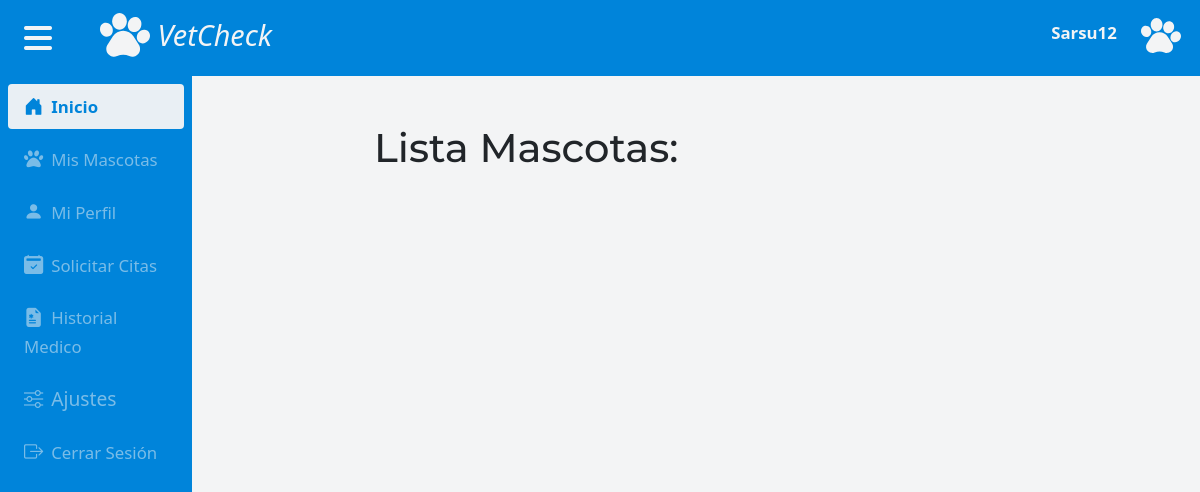
The app's page /list-mascotas/ (signed in), older data.
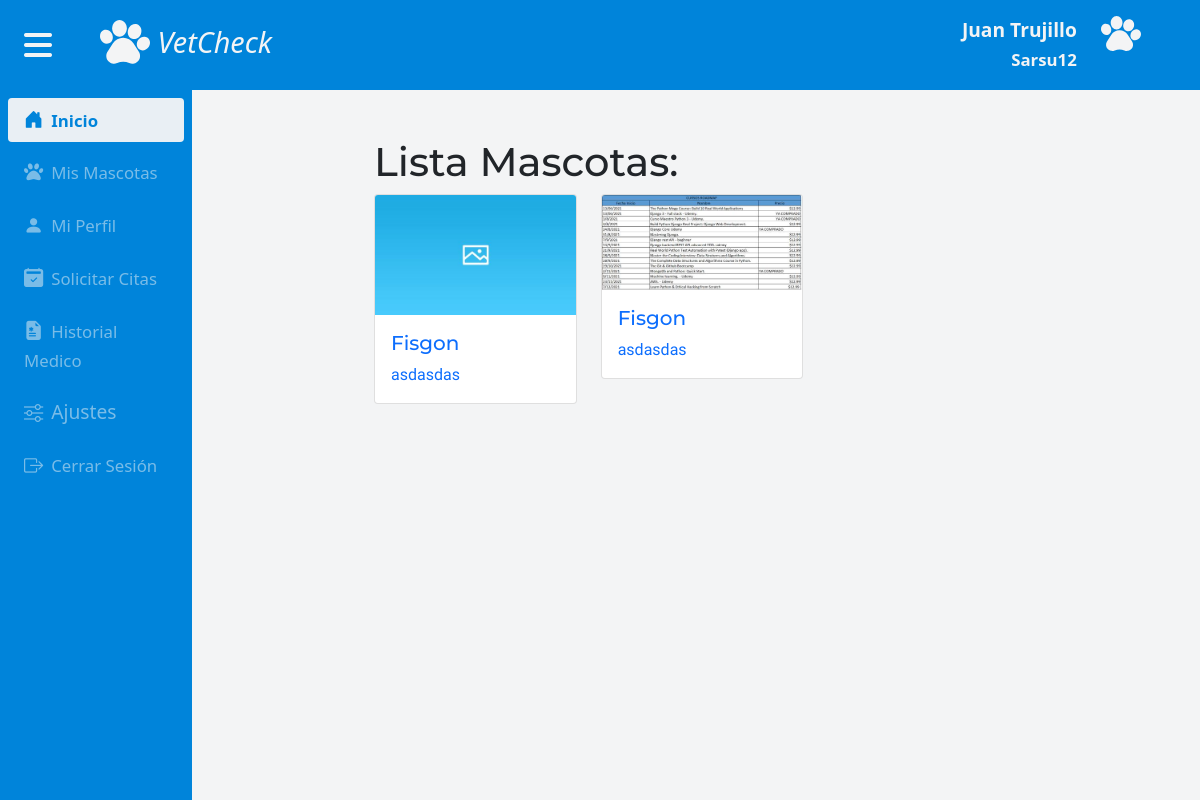
The same page, newer data.
### users/models.py (models this page shows, shortened)
class User(AbstractUser):
    groups = models.ForeignKey(Group, on_delete= models.CASCADE, default = 1)

class PerfilCliente (models.Model):
    usuario = models.OneToOneField(User, on_delete=models.CASCADE)
    nombres = models.CharField(verbose_name= "Nombres", max_length= 40)
    apellidos = models.CharField(verbose_name="Apellidos", max_length= 75)
    phone_regex = RegexValidator(regex='^(3)([0-9]){9}$', message = "Por favor escribe el numero en el formato aceptado sin codigo de area ej: 3123456789")
    phone = models.CharField(validators=[phone_regex], max_length=10, verbose_name="Telefono")
    direccion = models.CharField(verbose_name= "Direccion", max_length = 60)
    slug = models.SlugField(null=True, blank = True)
    class Ciudades(models.IntegerChoices):
     BOGOTA=   1, 'Bogota'
     MEDELLIN =   2, 'Medellin'
     CALI =    3, 'Cali'
     BARRANQUILLA =   4, 'Barranquilla'
     CARTAGENA =    5, 'Cartagena'
     CUCUTA =    6, 'Cucuta'
     BUCARAMANGA =    7, 'Bucaramanga'
     VILLAVICENCIO =   8, 'Villavicencio'
     IBAGUE =    9, 'Ibague'
     SANTAMARTA =    10, 'Santa Marta'
     MANIZALES=    11, 'Manizales'
     PEREIRA=    12, 'Pereira'
     NEIVA=    13, 'Neiva'
     PASTO=    14, 'Pasto'
     ARMENIA=    15, 'Armenia'
    ciudad = models.IntegerField(choices = Ciudades.choices , default = Ciudades.BOGOTA)

### vetmain/models.py (models this page shows, shortened)
class Mascota(models.Model):
    nombre = models.CharField(verbose_name="Nombre", max_length=25)
    dueño = models.ForeignKey(PerfilCliente, null=False, blank=False, on_delete=models.CASCADE)
    peso = models.FloatField()
    edad = models.DateField(auto_now=False, auto_now_add=False)
    class Tipo(models.IntegerChoices):
        C = 1, 'Convencional',
        NC = 2, 'No Convencional'
    tipo = models.IntegerField(choices = Tipo.choices)
    class Grupo(models.IntegerChoices):
        C = 1, 'Canino',
        F = 2, 'Felino',
        R = 3, 'Roedor',
        L = 4, 'Lagomorfo',
        A = 5, 'Ave',
        ANF = 6, 'Anfibio',
        REP = 7, 'Reptil'
    grupo = models.IntegerField(choices = Grupo.choices)
    class Sexo(models.IntegerChoices):
        M = 1, 'Macho',
        H = 2, 'Hembra'
    sexo = models.IntegerField(choices = Sexo.choices)
    descripcion = models.TextField(max_length=60, verbose_name="Descripcion de la mascota")
    imagen = ResizedImageField(upload_to = 'mascotas', size=[500, 300], default = 'default-image.png')
    def get_absolute_url(self):
        return reverse("profile-mascota", kwargs={"pk": self.pk})

### vetmain/views.py (the view)
# urls.py: path('list-mascotas/', ListMascota.as_view(), name="lista-mascotas"),
class ListMascota(LoginRequiredMixin, generic.ListView):
    model = Mascota
    template_name = "mascota_list.html"
    def get_queryset(self):
        queryset = Mascota.objects.filter(dueño = self.request.user.perfilcliente)
        return queryset
    def get(self, request, *args, **kwargs):
        if self.request.user.groups.name == "Cliente":
            return super().get(request, *args, **kwargs)
        else:
            return(redirect('home'))

### vetmain/templates/mascota_list.html (shortened to what this page needs)
{% extends 'base.html' %}
{% load static %}
{% load crispy_forms_tags %}
{% block css %}
<link rel="stylesheet" href="{% static 'css/vetmain.css' %}">
<link rel="stylesheet" href="https://cdn.jsdelivr.net/npm/fullcalendar@5.9.0/main.min.css">
{% endblock %}
{% block content %}
<section class="home-main">
{% include 'navmain.html' %}
{% if request.user.perfilcliente %}
{% load static %}
<section class="content-main row d-flex justify-content-center">
  {% include 'menu-izquierda.html' %}
    <div class="col-lg-10 col-sm-12 contenidoInner row d-flex justify-content-center px-0">
       <div class="col-md-8 py-5">
        <h1>Lista Mascotas:</h1>
        <div class="row row-cols-1 row-cols-md-3 g-4">
          {% if object_list %}
          {% for object in object_list %}
          <a style="text-decoration: none" href="{{object.get_absolute_url}}">
            <div class="col">
              <div class="card">
                <img
                  src="{{object.imagen.url}}"
                  class="card-img-top"
                  alt="..."
                />
                <div class="card-body">
                  <h5 class="card-title">{{object.nombre}}</h5>
                  <p class="card-text">
                    {{object.descripcion}}
                  </p>
                </div>
              </div>
            </div>
          </a>
          {% endfor %}
          {% endif %}
            </div>
          </div>
    </div>
</section>
{% endif %}
{% endblock %}

### VetCheck/templates/base.html (shortened to what this page needs)
{% load static %}
<!DOCTYPE html>
<html lang="en">
<head>
    <link rel="stylesheet" href="{% static 'css/bootstrap.css' %}">
    <link rel="stylesheet" href="{% static 'css/base.css'%}">
    <link rel="stylesheet" href="https://cdn.jsdelivr.net/npm/bootstrap-icons@1.5.0/font/bootstrap-icons.css">
    <link href="https://unpkg.com/aos@2.3.1/dist/aos.css" rel="stylesheet">
{% block css %}
{% endblock %}
</head>
<body>
    {% block content %}
    {% endblock %}
</body>
{% load static %}
</html>

### vetmain/templates/navmain.html (shortened to what this page needs)
{% load static %}
<section class="navcliente">
    <nav class="navbar navbar-expand-lg px-3">
        <div class="container-fluid px-2">
          <a class="me-5 span-sidebar" id="icox" aria-current="page" href="#"><i class="fa fa-bars" id="bars"></i></a>
          <a class="navbar-brand" href="{% url 'home-cliente' %}"><img class="img-fluid img-nav" src="{% static 'img/pawprint.svg'%}" onmouseover="this.src='{% static  'img/logocel.png' %}'" onmouseout="this.src='{% static  'img/pawprint.svg' %}'"> VetCheck</a>
          <div class="collapse navbar-collapse" id="navbarSupportedContent">
            <ul class="navbar-nav ms-auto mb-2 mb-lg-0">
              <li class="nav-item"><a class="nav-link nav-linkPC active" aria-current="page" href="#">
                <div class="row">
                  <div class="col-8 text-end">
                    <strong >{{request.user.perfilcliente.nombres}} {{request.user.perfilcliente.apellidos}}</strong>
                    <small class="font-weight-light">{{request.user.username}}</small>
                  </div>
                  <div class="col-4">
                  <img href="#" src="{% static 'img/pawprint.svg'%}" style="max-width: 40px;">
                  </div>
                </div>
              </a></li>
            </ul>
          </div>
        </div>
      </nav>
</section>

### vetmain/templates/menu-izquierda.html
<div class="col-md-2  sidebarOutside ps-0" id="menux">
    <div class="d-flex sidebar flex-column px-2 py-2">
        <ul class="nav nav-pills flex-column">
          <li class="nav-item"><a href="{% url 'home-cliente' %}" class="nav-link active  mb-2" aria-current="page"><i class="bi bi-house-door-fill me-2"></i><small>Inicio</small></a></li>
          <li><a href="{% url 'lista-mascotas' %}" class="nav-link  mb-2"><i class="fa fa-paw me-2"></i><small>Mis Mascotas</small></a></li>
          <li><a href="{% url 'profile-cliente'%}" class="nav-link  mb-2"><i class="bi bi-person-fill me-2"></i><small>Mi Perfil</small></a></li>
          <li><a href="{% url 'lista-citas' %}" class="nav-link  mb-2"><i class="bi bi-calendar2-check-fill me-2"></i><small>Solicitar Citas</small></a></li>
          <li><a href="#" class="nav-link  mb-2"><i class="bi bi-file-earmark-medical-fill me-2"></i><small>Historial Medico</small></a></li>
          <li><a href="#" class="nav-link  mb-2"><i class="bi bi-sliders me-2"></i>Ajustes</a></li>
          <li><a href="{% url 'logout'%}" class="nav-link mb-2"><i class="bi bi-box-arrow-right me-2"></i><small>Cerrar Sesión</small></a></li>
        </ul>
      </div>
  </div>

### VetCheck/static/css/base.css (style rules this page uses)
body { font-size:16px; margin: 0; height: 100%; overflow-x: hidden; }
p { font-size:1em; font-family: 'Raleway', sans-serif!important; }
h1,h2,h3 { font-family: 'Montserrat', sans-serif!important; }
h4,h5,h6 { font-family: 'Montserrat', sans-serif!important; }
html { margin: 0; height: 100%; }

### VetCheck/static/css/vetmain.css (style rules this page uses)
.home-main { height: 100%!important; width: 100%; overflow-x: hidden; overflow-y: hidden; }
.contenidoInner { -webkit-transition: all 0.3s ease; transition: all 0.3s ease; }
.navcliente .navbar { background-color: #0084da!important; }
.navcliente .navbar-brand { color:#f3f4f5; font-weight:lighter; font-style: italic; font-size: 1.8rem; }
.navcliente .navbar .nav-link { color: #f3f4f5 !important; font-size: 1.2rem; opacity: 0.5; }
.navcliente .navbar .active { opacity: 1!important; color: #f3f4f5 !important; font-weight: bold; }
.navcliente .navbar-brand img { max-width:50px; }
.sidebarOutside { height: 100%!important; -webkit-transition: all 0.3s ease; transition: all 0.3s ease; }
.sidebar { height: 100%!important; background-color: #0084da !important; }
.content-main { height: 100%; }
.navcliente .span-sidebar { font-size: 2rem!important; color:#f3f4f5; }
.sidebar .nav-link { color: #f3f4f5 !important; font-size: 1.2rem; opacity: 0.5; }
.sidebar .active { background-color: #f3f4f5f5!important; opacity: 1!important; color:#0084da !important; font-weight: bold; }
.content-main .contenidoInner { overflow-y: auto; height: 100%; position: relative; }

Row changes from the older to the newer data that the page shows:
changed User "Sarsu12": user.perfilcliente.nombres (not shown) → "Juan"; user.perfilcliente.apellidos (not shown) → "Trujillo"
added Mascota: imagen (placeholder picture), nombre "Fisgon", descripcion "asdasdas"
added Mascota: imagen (picture), nombre "Fisgon", descripcion "asdasdas"
